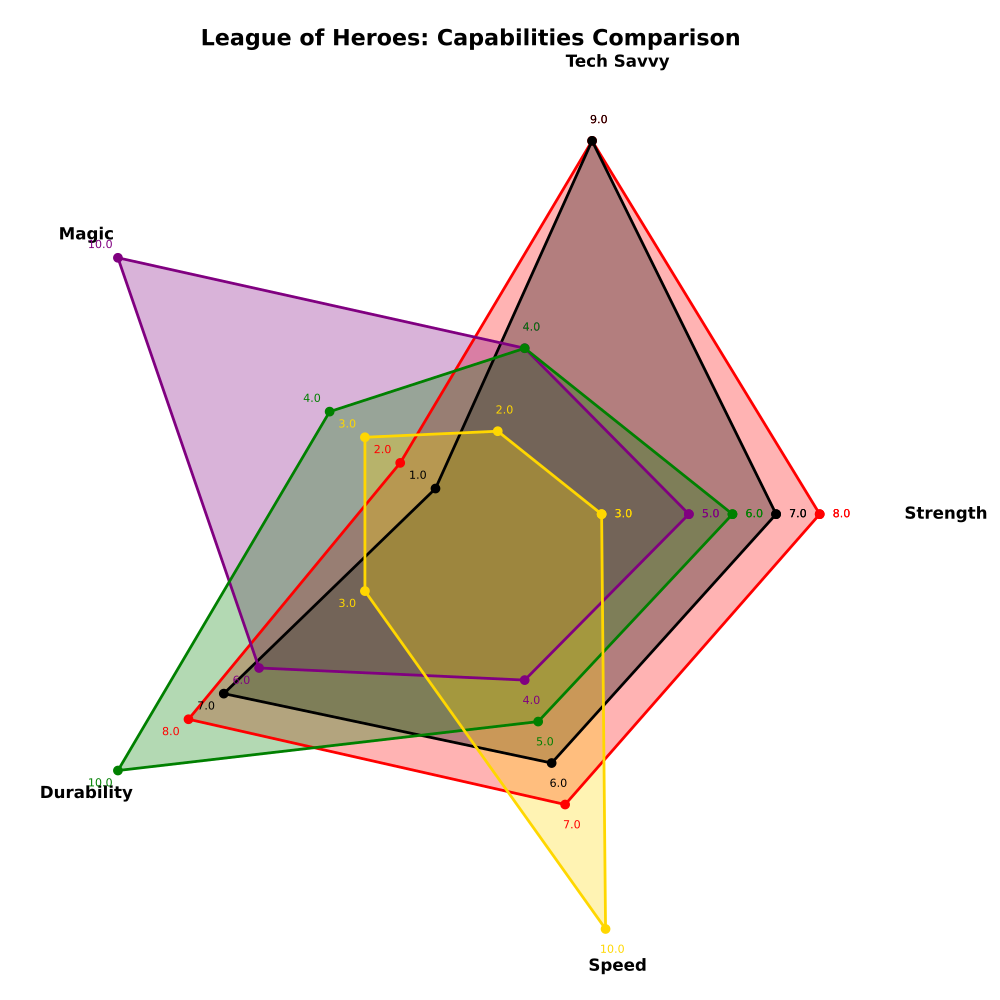

Here is the Python script that generated this plot:
import matplotlib.pyplot as plt
import numpy as np

superheroes = ["Iron Avenger", "Dark Knight", "Scarlet Witch", "Green Guardian", "Fastest Man"]
categories = ["Strength", "Tech Savvy", "Magic", "Durability", "Speed"]

capabilities = np.array([
    [8, 9, 2, 8, 7],
    [7, 9, 1, 7, 6],
    [5, 4, 10, 6, 4],
    [6, 4, 4, 10, 5],
    [3, 2, 3, 3, 10]
])

num_vars = len(categories)
angles = np.linspace(0, 2 * np.pi, num_vars, endpoint=False).tolist()
angles += angles[:1]

fig, ax = plt.subplots(figsize=(10, 10), subplot_kw=dict(polar=True))

colors = ["#FF0000", "#000000", "#800080", "#008000", "#FFD700"]

for idx, (data, color) in enumerate(zip(capabilities, colors)):
    data = np.concatenate((data, [data[0]]))
    ax.fill(angles, data, color=color, alpha=0.3)  # Fill the plot for each superhero
    ax.plot(angles, data, linewidth=2, linestyle='solid', marker='o', color=color)
    for angle, val in zip(angles, data):
        ax.text(angle, val + 0.5, f'{val:.1f}', horizontalalignment='center', verticalalignment='center', fontsize=8, color=color)

ax.set_xticks(angles[:-1])
ax.set_xticklabels(categories, fontsize=12, fontweight='bold')

ax.set_yticks(range(1, 11))
ax.set_yticklabels([])  # Hides the y-axis labels
ax.yaxis.grid(False)
ax.xaxis.grid(False)

ax.set_frame_on(False)
ax.set_title("League of Heroes: Capabilities Comparison", fontsize=16, fontweight='bold', va='bottom')

ax.set_facecolor('#f0f0f0')

plt.tight_layout()
plt.show()
